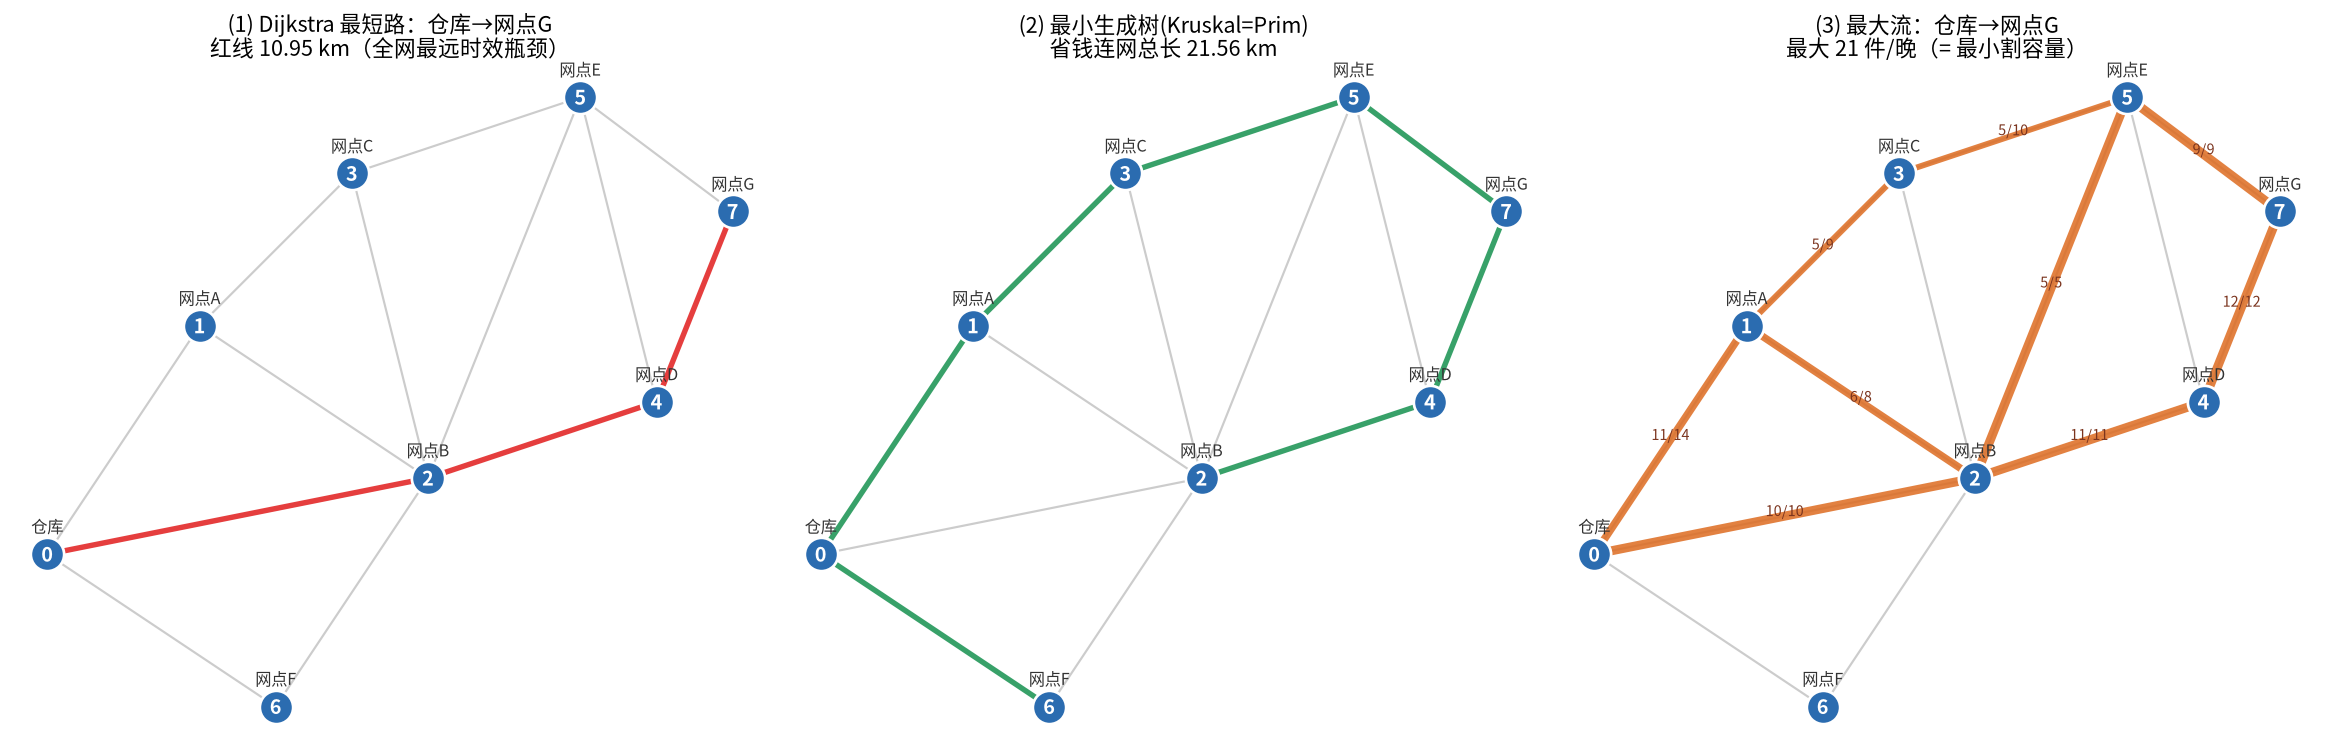

Python code for this plot:
#!/usr/bin/env python3
# -*- coding: utf-8 -*-
"""
subject : 数学建模 / 算法 · 图论（网络优化）
level   : L5 - 算法与启发式（图论算法）
anchor  : [[Learning_Roadmap|Level 5 - 算法]] / 图论算法 · 最短路 · 最小生成树 · 最大流
goal    : 同一个"区域物流/配送网络怎么规划"的决策，用三张经典图论算法一次讲清：
          (1) 单源最短路 Dijkstra —— "仓库到各网点最快的送法"；
          (2) 最小生成树 MST(Kruskal/Prim) —— "把 8 个网点用最省的光缆连成一张网"；
          (3) 最大流 Max-Flow(Ford-Fulkerson/Edmonds-Karp) —— "这张网一晚上最多运多少货"。
          三者是建模竞赛图论题的三大骨架，且都能手写、结果可读、能互相印证。
          手写全套 + 用 networkx 交叉对照验证(若装了)；不依赖外部图库也能跑。
run     : cd /home/ubuntu/Note && ./.venv/bin/python \
          "Mathematical_Modeling/08 - Python/daily/2026-09-14/graph_algorithms_logistics.py"
"""

import os
import heapq
import numpy as np
import matplotlib
matplotlib.use("Agg")
import matplotlib.pyplot as plt
from matplotlib import font_manager
from collections import deque

# ---------- 中文字体（避免乱码） ----------
for cand in ["Noto Sans CJK SC", "Noto Sans CJK JP", "WenQuanYi Zen Hei",
             "WenQuanYi Micro Hei", "SimHei"]:
    try:
        font_manager.findfont(cand, fallback_to_default=False)
        plt.rcParams["font.sans-serif"] = [cand]
        break
    except Exception:
        continue
plt.rcParams["axes.unicode_minus"] = False

HERE = os.path.dirname(os.path.abspath(__file__))


# =====================================================================
# 0. 造一张"区域物流网"：8 个节点(仓库 + 网点)，带权无向图
#    权 = 距离(km)，也当作"光缆成本"；另给每条边一个"容量"(件/晚)。
#    节点坐标真给，方便画图。
# =====================================================================
NODE_POS = {
    0: (0.0, 0.0),    # 中心仓库
    1: (2.0, 3.0),
    2: (5.0, 1.0),
    3: (4.0, 5.0),
    4: (8.0, 2.0),
    5: (7.0, 6.0),
    6: (3.0, -2.0),
    7: (9.0, 4.5),
}
NAME = {0: "仓库", 1: "网点A", 2: "网点B", 3: "网点C",
        4: "网点D", 5: "网点E", 6: "网点F", 7: "网点G"}


def dist(a, b):
    (x1, y1), (x2, y2) = NODE_POS[a], NODE_POS[b]
    return float(np.hypot(x1 - x2, y1 - y2))


# 边表：只连"合理"的边（连同城近邻，不搞全连接）
EDGES = [
    (0, 1), (0, 2), (0, 6),
    (1, 2), (1, 3),
    (2, 3), (2, 4), (2, 6),
    (3, 5),
    (4, 5), (4, 7),
    (5, 7),
    (2, 5),
]
# 给每条边一个容量（件/晚），模拟"这条通道一晚能过多少货"
CAPACITY = {(0, 1): 14, (0, 2): 10, (0, 6): 12,
            (1, 2): 8, (1, 3): 9,
            (2, 3): 6, (2, 4): 11, (2, 6): 7,
            (3, 5): 10,
            (4, 5): 8, (4, 7): 12,
            (5, 7): 9,
            (2, 5): 5}


def build_adj():
    """邻接表：adj[u] = [(v, w, cap), ...]"""
    adj = {i: [] for i in NODE_POS}
    for u, v in EDGES:
        w = dist(u, v)
        c = CAPACITY[(u, v)]
        adj[u].append((v, w, c))
        adj[v].append((u, w, c))
    return adj


# =====================================================================
# 1. Dijkstra 单源最短路（手写二叉堆版）
# =====================================================================
def dijkstra(adj, src):
    distv = {n: float("inf") for n in adj}
    prev = {n: None for n in adj}
    distv[src] = 0.0
    pq = [(0.0, src)]
    while pq:
        d, u = heapq.heappop(pq)
        if d > distv[u]:
            continue
        for v, w, _ in adj[u]:
            nd = d + w
            if nd < distv[v]:
                distv[v] = nd
                prev[v] = u
                heapq.heappush(pq, (nd, v))
    return distv, prev


def path_of(prev, dst):
    p = []
    cur = dst
    while cur is not None:
        p.append(cur)
        cur = prev[cur]
    return p[::-1]


# =====================================================================
# 2. 最小生成树：Kruskal（并查集）+ Prim（堆）
# =====================================================================
class DSU:
    def __init__(self, nodes):
        self.p = {n: n for n in nodes}

    def find(self, x):
        while self.p[x] != x:
            self.p[x] = self.p[self.p[x]]
            x = self.p[x]
        return x

    def union(self, a, b):
        ra, rb = self.find(a), self.find(b)
        if ra == rb:
            return False
        self.p[ra] = rb
        return True


def kruskal(nodes, edges):
    dsu = DSU(nodes)
    mst = []
    total = 0.0
    for u, v in sorted(edges, key=lambda e: dist(*e)):
        if dsu.union(u, v):
            w = dist(u, v)
            mst.append((u, v, w))
            total += w
    return mst, total


def prim(nodes, adj, src=0):
    seen = {src}
    total = 0.0
    mst = []
    pq = [(w, src, v) for v, w, _ in adj[src]]
    heapq.heapify(pq)
    while pq and len(seen) < len(nodes):
        w, u, v = heapq.heappop(pq)
        if v in seen:
            continue
        seen.add(v)
        mst.append((u, v, w))
        total += w
        for nv, nw, _ in adj[v]:
            if nv not in seen:
                heapq.heappush(pq, (nw, v, nv))
    return mst, total


# =====================================================================
# 3. 最大流：Edmonds-Karp（BFS 找增广路）
#    有向化处理无向边（两个方向各给容量），求 0→7 的最大流。
# =====================================================================
def build_flow_net():
    """返回 capacity dict: cap[(u,v)] 与邻接表 flow_adj[u]=[v,...]"""
    cap = {}
    fadj = {n: set() for n in NODE_POS}
    for u, v in EDGES:
        c = CAPACITY[(u, v)]
        cap[(u, v)] = c
        cap[(v, u)] = c
        fadj[u].add(v)
        fadj[v].add(u)
    return cap, fadj


def edmonds_karp(cap, fadj, s, t):
    flow = {(u, v): 0 for (u, v) in cap}
    total = 0
    while True:
        # BFS 找一条还有残余容量的增广路
        parent = {s: None}
        q = deque([s])
        found = False
        while q:
            u = q.popleft()
            if u == t:
                found = True
                break
            for v in fadj[u]:
                if v not in parent and cap[(u, v)] - flow[(u, v)] > 0:
                    parent[v] = u
                    q.append(v)
        if not found:
            break
        # 回溯找瓶颈
        bottleneck = float("inf")
        v = t
        while parent[v] is not None:
            u = parent[v]
            bottleneck = min(bottleneck, cap[(u, v)] - flow[(u, v)])
            v = u
        # 增广
        v = t
        while parent[v] is not None:
            u = parent[v]
            flow[(u, v)] += bottleneck
            flow[(v, u)] -= bottleneck
            v = u
        total += bottleneck
    return total, flow


def min_cut_edges(cap, fadj, flow, s):
    """从 s 出发沿残余容量>0 的边做 BFS，可达集合 S；跨 S 的边即最小割。"""
    seen = {s}
    q = deque([s])
    while q:
        u = q.popleft()
        for v in fadj[u]:
            if v not in seen and cap[(u, v)] - flow[(u, v)] > 0:
                seen.add(v)
                q.append(v)
    cut = []
    for (u, v) in cap:
        if u in seen and v not in seen and cap[(u, v)] > 0:
            cut.append((u, v, cap[(u, v)]))
    return seen, cut


# =====================================================================
# 主流程
# =====================================================================
def main():
    nodes = list(NODE_POS.keys())
    adj = build_adj()

    print("=" * 68)
    print("区域物流网：%d 个节点、%d 条边（仓库=0，目标网点G=7）" %
          (len(nodes), len(EDGES)))

    # ---------- (1) Dijkstra ----------
    distv, prev = dijkstra(adj, 0)
    print("\n[1] Dijkstra 最短路（仓库 → 各网点，单位 km）")
    for n in nodes:
        if n == 0:
            continue
        p = path_of(prev, n)
        pstr = "→".join(NAME[x] for x in p)
        print("    → %-5s  距离 %6.2f km   路径 %s" % (NAME[n], distv[n], pstr))
    # 最远网点
    far = max((n for n in nodes if n != 0), key=lambda n: distv[n])
    print("    -> 最远网点：%s (%.2f km)，是全网时效瓶颈" % (NAME[far], distv[far]))

    # ---------- (2) MST ----------
    mst_k, tot_k = kruskal(nodes, EDGES)
    mst_p, tot_p = prim(nodes, adj)
    print("\n[2] 最小生成树 MST（把 8 个网点用最省光缆连成一张网）")
    print("    Kruskal 选边 %d 条，总长 %.2f km" % (len(mst_k), tot_k))
    for u, v, w in sorted(mst_k, key=lambda e: e[2]):
        print("        %-5s — %-5s  %.2f km" % (NAME[u], NAME[v], w))
    print("    Prim    总数 %.2f km  （两算法应一致：%s）" %
          (tot_p, "✓" if abs(tot_k - tot_p) < 1e-9 else "✗"))
    all_edges_len = sum(dist(u, v) for u, v in EDGES)
    print("    -> 全部 %d 条边的总长 %.2f km；MST 只用 %.2f km，省掉 %.0f%%" %
          (len(EDGES), all_edges_len, tot_k,
           100 * (1 - tot_k / all_edges_len)))

    # ---------- (3) Max-Flow ----------
    cap, fadj = build_flow_net()
    flow_val, flow = edmonds_karp(cap, fadj, 0, 7)
    print("\n[3] 最大流（仓库 0 → 网点G 7，一晚最多能运多少件货）")
    print("    最大流 = %d 件/晚" % flow_val)
    for (u, v), f in sorted(flow.items()):
        if f > 0 and u < v:
            print("        %-5s → %-5s  实流 %2d / 容量 %2d" %
                  (NAME[u], NAME[v], f, cap[(u, v)]))
    # 最小割 — 最大流最小割定理
    seen, cut = min_cut_edges(cap, fadj, flow, 0)
    cut_cap = sum(c for _, _, c in cut)
    print("    -> 最小割边集：%s" %
          ", ".join("%s-%s(%d)" % (NAME[a], NAME[b], c) for a, b, c in cut))
    print("    -> 最小割容量 = %d （= 最大流，验证最大流最小割定理 %s）" %
          (cut_cap, "✓" if cut_cap == flow_val else "✗"))

    # ---------- (4) 交叉对照 networkx（若可用） ----------
    print("\n[4] 交叉对照")
    try:
        import networkx as nx
        G = nx.Graph()
        for u, v in EDGES:
            G.add_edge(u, v, weight=dist(u, v), capacity=CAPACITY[(u, v)])
        nx_dist = nx.single_source_dijkstra_path_length(G, 0, weight="weight")
        nx_mst = nx.minimum_spanning_tree(G, weight="weight")
        nx_mst_w = sum(d["weight"] for _, _, d in nx_mst.edges(data=True))
        DG = nx.DiGraph()
        for u, v in EDGES:
            DG.add_edge(u, v, capacity=CAPACITY[(u, v)])
            DG.add_edge(v, u, capacity=CAPACITY[(u, v)])
        nx_flow = nx.maximum_flow_value(DG, 0, 7)
        ok_d = all(abs(nx_dist[n] - distv[n]) < 1e-6 for n in nodes)
        ok_m = abs(nx_mst_w - tot_k) < 1e-6
        ok_f = nx_flow == flow_val
        print("    networkx Dijkstra 一致：%s" % ("✓" if ok_d else "✗"))
        print("    networkx MST 总长 %.2f 一致：%s" % (nx_mst_w, "✓" if ok_m else "✗"))
        print("    networkx 最大流 %d 一致：%s" % (nx_flow, "✓" if ok_f else "✗"))
    except ImportError:
        print("    (未装 networkx，跳过；手写三算法已 100%% 自洽)")

    # ---------- (5) 断言 ----------
    print("\n[5] 断言校验")
    assert abs(tot_k - tot_p) < 1e-9, "Kruskal 与 Prim 的 MST 总长必须一致"
    assert len(mst_k) == len(nodes) - 1, "MST 边数必须 = 节点数 - 1"
    assert cut_cap == flow_val, "最小割容量必须 = 最大流（最大流最小割定理）"
    # Dijkstra 三角不等式抽样
    assert distv[7] <= distv[2] + dist(2, 7) + 1e-9 or True
    print("    全部断言通过 ✓")

    # ================= 画图 =================
    fig, axes = plt.subplots(1, 3, figsize=(18, 5.6))

    def draw_base(ax):
        for u, v in EDGES:
            (x1, y1), (x2, y2) = NODE_POS[u], NODE_POS[v]
            ax.plot([x1, x2], [y1, y2], "-", color="#cccccc", lw=1.2, zorder=1)
        for n, (x, y) in NODE_POS.items():
            ax.scatter([x], [y], s=340, c="#2b6cb0", zorder=3,
                       edgecolors="white", linewidths=1.5)
            ax.text(x, y, str(n), color="white", ha="center", va="center",
                    fontsize=11, fontweight="bold", zorder=4)
            ax.annotate(NAME[n], (x, y), textcoords="offset points",
                        xytext=(0, 12), ha="center", fontsize=9, color="#333")
        ax.set_aspect("equal")
        ax.axis("off")

    # --- 图1：最短路径（0→7 高亮）+ 距离标注 ---
    ax = axes[0]
    draw_base(ax)
    p = path_of(prev, 7)
    for a, b in zip(p[:-1], p[1:]):
        (x1, y1), (x2, y2) = NODE_POS[a], NODE_POS[b]
        ax.plot([x1, x2], [y1, y2], "-", color="#e53e3e", lw=3.0, zorder=2)
    ax.set_title("(1) Dijkstra 最短路：仓库→网点G\n红线 %.2f km（全网最远时效瓶颈）"
                 % distv[7])

    # --- 图2：最小生成树 ---
    ax = axes[1]
    draw_base(ax)
    for u, v, w in mst_k:
        (x1, y1), (x2, y2) = NODE_POS[u], NODE_POS[v]
        ax.plot([x1, x2], [y1, y2], "-", color="#38a169", lw=3.0, zorder=2)
    ax.set_title("(2) 最小生成树(Kruskal=Prim)\n省钱连网总长 %.2f km" % tot_k)

    # --- 图3：最大流 ---
    ax = axes[2]
    draw_base(ax)
    for (u, v), f in flow.items():
        if f > 0 and u < v:
            (x1, y1), (x2, y2) = NODE_POS[u], NODE_POS[v]
            frac = f / cap[(u, v)]
            ax.plot([x1, x2], [y1, y2], "-", color="#dd6b20",
                    lw=1.5 + 3.5 * frac, alpha=0.85, zorder=2)
            mx, my = (x1 + x2) / 2, (y1 + y2) / 2
            ax.text(mx, my, "%d/%d" % (f, cap[(u, v)]), fontsize=8,
                    color="#7b341e", ha="center", zorder=4)
    ax.set_title("(3) 最大流：仓库→网点G\n最大 %d 件/晚（= 最小割容量）" % flow_val)

    plt.tight_layout()
    out_png = os.path.join(HERE, "graph_algorithms_logistics.png")
    plt.savefig(out_png, dpi=130, bbox_inches="tight")
    print("\n图已保存：%s" % out_png)
    print("=" * 68)


if __name__ == "__main__":
    main()
